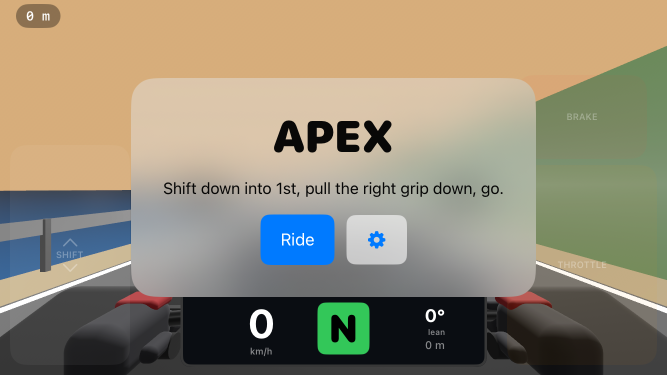
#> input picture assets/screenshots/menu.png, 1334 x 750 px, found by its file name (shown at 1/2 size)
$ python generate-assets.py
#> lines starting #> are read from the running program, lines starting #| are printed output that depends on the picture
#!/usr/bin/env python3
"""One-off asset pipeline for the Apex Ryde marketing site.

Rotates the game's raw (portrait-captured, landscape-content) screenshots
into correctly oriented landscape PNGs, copies the app icon, and composites
a 1200x630 Open Graph/Twitter social card from the riding screenshot.

Run from the apex-web repo root:
    python3 scripts/generate-assets.py
"""
from pathlib import Path

from PIL import Image, ImageDraw, ImageFont

REPO_ROOT = Path(__file__).resolve().parent.parent
GAME_IMAGES = Path("/Users/matee/Desktop/personalProjects/bikeGame/docs/images")
GAME_ICON = Path(
    "/Users/matee/Desktop/personalProjects/bikeGame/App/Assets.xcassets/"
    "AppIcon.appiconset/icon-1024.png"
)
ASSETS = REPO_ROOT / "assets"
SCREENSHOTS = ASSETS / "screenshots"

# Verified visually: ROTATE_90 (90 degrees counter-clockwise) is the
# orientation that makes "APEX" and the dash read upright and left-to-right.
ROTATION = Image.ROTATE_90

FONT_CANDIDATES = [
    "/System/Library/Fonts/Supplemental/Arial Bold.ttf",
    "/System/Library/Fonts/Supplemental/Arial.ttf",
    "/System/Library/Fonts/Helvetica.ttc",
]


# [5 lines left out: function load_font, not called in this run]


def rotate_screenshots() -> None:
    SCREENSHOTS.mkdir(parents=True, exist_ok=True)
    for name in ("menu.png", "riding.png", "tutorial.png"):
        img = Image.open(GAME_IMAGES / name).convert("RGB")
#> img is the input picture: PIL image 1334x750 RGB; mean R, G, B 147.4, 139.2, 118.8
        rotated = img.transpose(ROTATION)
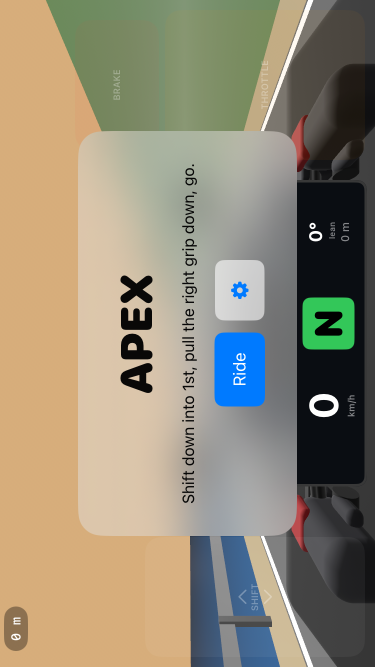
#> rotated: PIL image 750x1334 RGB (shown at 1/2 size); mean R, G, B 147.4, 139.2, 118.8
        rotated.save(SCREENSHOTS / name, "PNG")
        print(f"rotated {name}: {img.size} -> {rotated.size}")
#| rotated menu.png: (1334, 750) -> (750, 1334)
#> pass 2 of the loop in rotate_screenshots, `for name in ("menu.png", "riding.png", "tutorial.png"):`:
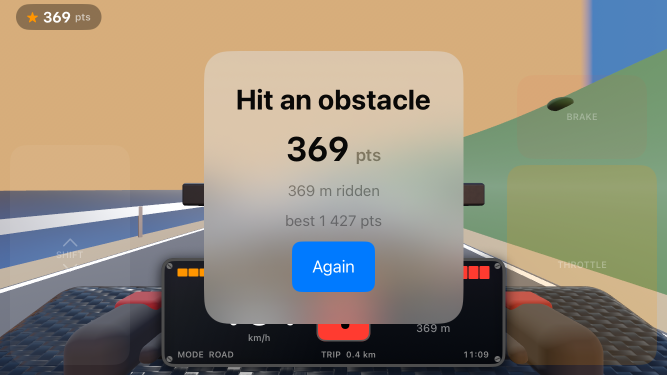
#> input picture assets/screenshots/riding.png, 1334 x 750 px, found by its file name (shown at 1/2 size)
#> in rotate_screenshots, img is the input picture: PIL image 1334x750 RGB; mean R, G, B 148.6, 139.5, 121.5
#> in rotate_screenshots, `rotated = img.transpose(ROTATION)`:
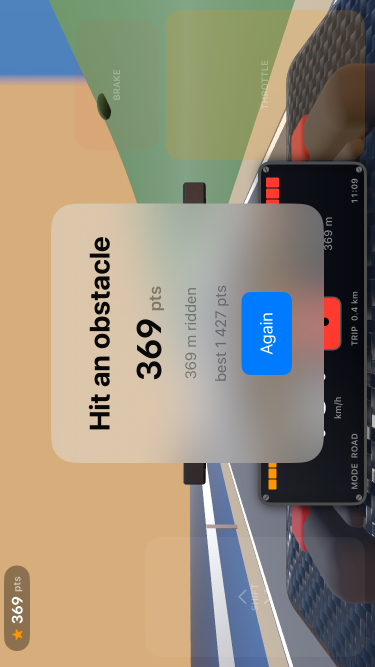
#> rotated: PIL image 750x1334 RGB (shown at 1/2 size); mean R, G, B 148.6, 139.5, 121.5
#| rotated riding.png: (1334, 750) -> (750, 1334)
#> pass 3 of the loop in rotate_screenshots, `for name in ("menu.png", "riding.png", "tutorial.png"):`:
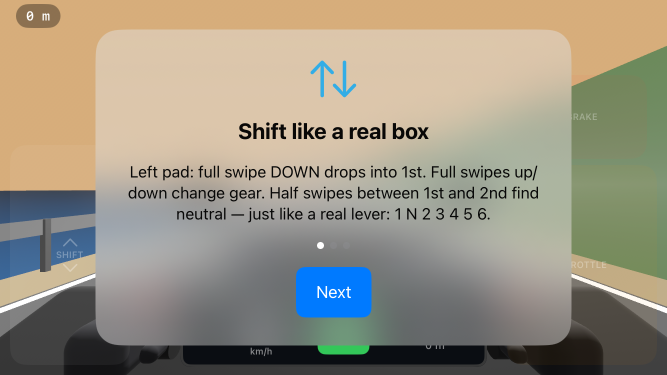
#> input picture assets/screenshots/tutorial.png, 1334 x 750 px, found by its file name (shown at 1/2 size)
#> in rotate_screenshots, img is the input picture: PIL image 1334x750 RGB; mean R, G, B 155.3, 148.6, 131.7
#> in rotate_screenshots, `rotated = img.transpose(ROTATION)`:
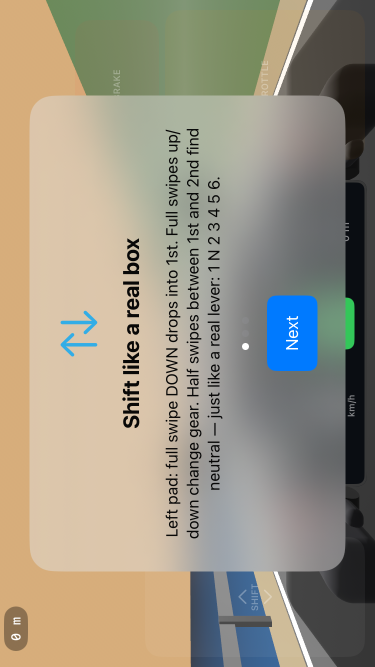
#> rotated: PIL image 750x1334 RGB (shown at 1/2 size); mean R, G, B 155.3, 148.6, 131.7
#| rotated tutorial.png: (1334, 750) -> (750, 1334)


def copy_icon() -> None:
    ASSETS.mkdir(parents=True, exist_ok=True)
#> (the run stopped early here; a loop or call above may not have finished)
